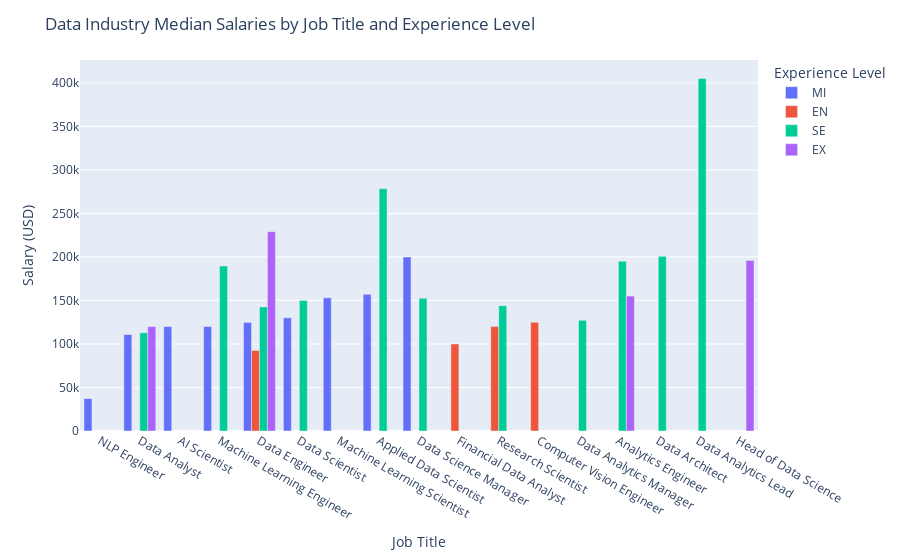

The notebook cell saved with this chart:
### Markdown cell above
### Visualize Reported Median Salaries by Job Title

### Code cell
#filter data to US, 2022 ... group by experinece and job_title
US2022 = df[(df['employee_residence']=='US') & (df['work_year']==2022)].groupby(['job_title', 'experience_level'], as_index=False).salary_in_usd.median().sort_values(by='salary_in_usd')

#Create a barchart of expected salary by experience level
fig = px.bar(US2022 , x='job_title', y='salary_in_usd', color='experience_level', barmode='group')

#Update layout features
fig.update_layout(
    title="Data Industry Median Salaries by Job Title and Experience Level",
    xaxis_title="Job Title",
    yaxis_title="Salary (USD)",
    legend_title="Experience Level"
)

#Display the plot
fig.show()

### Figure 1 — Plotly figure (JSON) as saved in the notebook; plotly's stock layout.template omitted (floating-point values rounded to 4 significant figures)
{"data": [{"alignmentgroup": "True", "hovertemplate": "experience_level=MI<br>job_title=%{x}<br>salary_in_usd=%{y}<extra></extra>", "legendgroup": "MI", "marker": {"color": "#636efa", "pattern": {"shape": ""}}, "name": "MI", "offsetgroup": "MI", "orientation": "v", "showlegend": true, "textposition": "auto", "type": "bar", "x": ["NLP Engineer", "Data Analyst", "AI Scientist", "Machine Learning Engineer", "Data Engineer", "Data Scientist", "Machine Learning Scientist", "Applied Data Scientist", "Data Science Manager"], "xaxis": "x", "y": [37236, 110880, 120000, 120000, 124550, 130000, 153000, 157000, 200000], "yaxis": "y"}, {"alignmentgroup": "True", "hovertemplate": "experience_level=EN<br>job_title=%{x}<br>salary_in_usd=%{y}<extra></extra>", "legendgroup": "EN", "marker": {"color": "#EF553B", "pattern": {"shape": ""}}, "name": "EN", "offsetgroup": "EN", "orientation": "v", "showlegend": true, "textposition": "auto", "type": "bar", "x": ["Data Engineer", "Financial Data Analyst", "Research Scientist", "Computer Vision Engineer"], "xaxis": "x", "y": [92500, 100000, 120000, 125000], "yaxis": "y"}, {"alignmentgroup": "True", "hovertemplate": "experience_level=SE<br>job_title=%{x}<br>salary_in_usd=%{y}<extra></extra>", "legendgroup": "SE", "marker": {"color": "#00cc96", "pattern": {"shape": ""}}, "name": "SE", "offsetgroup": "SE", "orientation": "v", "showlegend": true, "textposition": "auto", "type": "bar", "x": ["Data Analyst", "Data Analytics Manager", "Data Engineer", "Research Scientist", "Data Scientist", "Data Science Manager", "Machine Learning Engineer", "Analytics Engineer", "Data Architect", "Applied Data Scientist", "Data Analytics Lead"], "xaxis": "x", "y": [112900, 127140, 142625, 144000, 150000, 152500, 189650, 195000, 200700.0, 278500, 405000], "yaxis": "y"}, {"alignmentgroup": "True", "hovertemplate": "experience_level=EX<br>job_title=%{x}<br>salary_in_usd=%{y}<extra></extra>", "legendgroup": "EX", "marker": {"color": "#ab63fa", "pattern": {"shape": ""}}, "name": "EX", "offsetgroup": "EX", "orientation": "v", "showlegend": true, "textposition": "auto", "type": "bar", "x": ["Data Analyst", "Analytics Engineer", "Head of Data Science", "Data Engineer"], "xaxis": "x", "y": [120000, 155000, 195900.0, 229000], "yaxis": "y"}], "layout": {"barmode": "group", "legend": {"title": {"text": "Experience Level"}, "tracegroupgap": 0}, "margin": {"t": 60}, "title": {"text": "Data Industry Median Salaries by Job Title and Experience Level"}, "xaxis": {"anchor": "y", "domain": [0, 1], "title": {"text": "Job Title"}}, "yaxis": {"anchor": "x", "domain": [0, 1], "title": {"text": "Salary (USD)"}}}}
